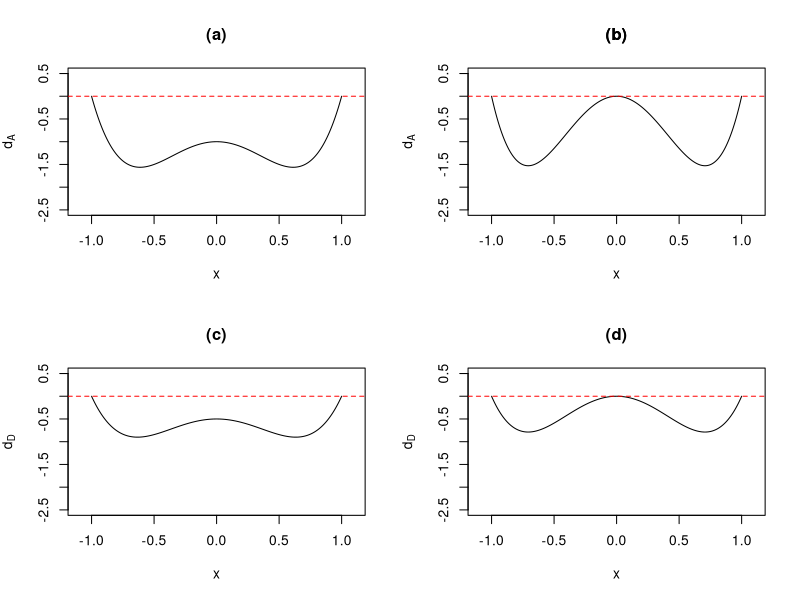

Write R code to recreate this figure.
# Compute A/D-optimal Design at optimal solution
# For polynomial Regression

# Nov 14 / 2017
# Author: Chi-Kuang Yeh
#########################################################

# sum(diag(A)) is equivalent to trace(A)
# direct sum = direct.sum( x, y )
# matrix.trace
#install.packages("matrixcalc")
library("matrixcalc")
# Order of the polynomial model
q = 2;  t1=0.5; t2=0.6; t3 = 0.6; t4=0.7;
# The optimal Solution

## Calculating g1,G2 at optimal
Bmat=function(tb,xi){
  g1=matrix(0,nrow=2,ncol=1); G2=matrix(0,nrow=2,ncol=2);
  for( i in 1:ncol(xi)){
    g1[1,1] = g1[1,1] + xi[2,i]*xi[1,i];      # wi*xi
    g1[2,1] = g1[2,1] + xi[2,i]*(xi[1,i])^2;  # wi*xi^2
    
    G2[1,1] = G2[1,1] + xi[2,i]*(xi[1,i])^2;  #wi*xi^2
    G2[1,2] = G2[1,2] + xi[2,i]*(xi[1,i])^3;  #wi*xi^3
    G2[2,1] = G2[2,1] + xi[2,i]*(xi[1,i])^3;  #wi*xi^3
    G2[2,2] = G2[2,2] + xi[2,i]*(xi[1,i])^4;  #wi*xi^4
  }
  B = rbind(cbind(1,sqrt(tb)*t(g1)),cbind(sqrt(tb)*g1,G2)) # Constructing the matrix B
}
# Calculate the partial derivative of the polynomial model
# With order q
# The answer is in as a column vector
ff = function(x){
  partial = matrix(0,nrow=q,ncol=1);
  for(i in 1:q){ partial[i,1] = x^i; }
  return(partial);
}
# Finally, Calculating the directioal derivative
# Parameter:
#   tt is the skewness, type is which design, 1: A , 2: D
d_t = function(x,tt,type){
  f = ff(x);
  if(type == 1){
    if(tt <= 2-sqrt(2)){
      data_1 = c(-1,1, 0.5,0.5);
      xi = matrix( data_1,nrow = 2, ncol = 2, byrow =T);
    }else{
      data_1 = c(-1,0,1, (2-sqrt(2))/(2*tt),(tt-2+sqrt(2))/tt,(2-sqrt(2))/(2*tt));
      xi = matrix( data_1, nrow = 2, ncol = length(data_1)/2, byrow = T);
    }
    B = Bmat(tt,xi);  C = direct.sum( 0, diag(q)) ;
    M = rbind(cbind(1,sqrt(tt)*t(f)),cbind(sqrt(tt)*f,f%*%t(f)));
    return (matrix.trace(M%*%solve(B)%*%C%*%solve(B))-matrix.trace(C%*%solve(B)) )
  }else if(type ==2 ){
    if(tt <= 2/3){
      data_1 = c(-1,1, 0.5,0.5);
      xi = matrix( data_1,nrow = 2, ncol = length(data_1)/2, byrow = T);
    }else{
      data_1 = c(-1,0,1, 1/(3*tt),(3*tt-2)/(3*tt),1/(3*tt));
      xi = matrix( data_1, nrow = 2, ncol = length(data_1)/2, byrow = T);
    }
    B = Bmat(tt,xi);
    M = rbind(cbind(1,sqrt(tt)*t(f)),cbind(sqrt(tt)*f,f%*%t(f)));
    return (matrix.trace(M%*%solve(B))-(q+1) );
  }else
    return("invalid input")
}
## Start Graph
x=seq(from= - 1,to= 1,by=0.001)
par(mfrow=c(2,2))
# dA, t=0.1
plot(x, sapply(x, function(x) d_t(x,t=t1,type=1)),col="black",xlim=c(-1.10,1.10),ylim=c(-2.5,0.5),ylab=expression('d'["A"]),type="l",main="(a)");abline(h=0,col="red",lty="dashed");
# dA, t=0.6
plot(x, sapply(x, function(x) d_t(x,t=t2,type=1)),col="black",xlim=c(-1.10,1.10),ylim=c(-2.5,0.5),ylab=expression('d'["A"]),type="l",main="(b)");abline(h=0,col="red",lty="dashed");
title("(b)")
# dD, t = 0.2
plot(x, sapply(x, function(x) d_t(x,t=t3,type=2)),col="black",xlim=c(-1.10,1.10),ylim=c(-2.5,0.5),ylab=expression('d'["D"]),type="l",main="(c)"); abline(h=0,col="red",lty="dashed");
# dD, t = 0.6
plot(x, sapply(x, function(x) d_t(x,t=t4,type=2)),col="black",xlim=c(-1.10,1.10),ylim=c(-2.5,0.5),ylab=expression('d'["D"]),type="l",main="(d)"); abline(h=0,col="red",lty="dashed");
